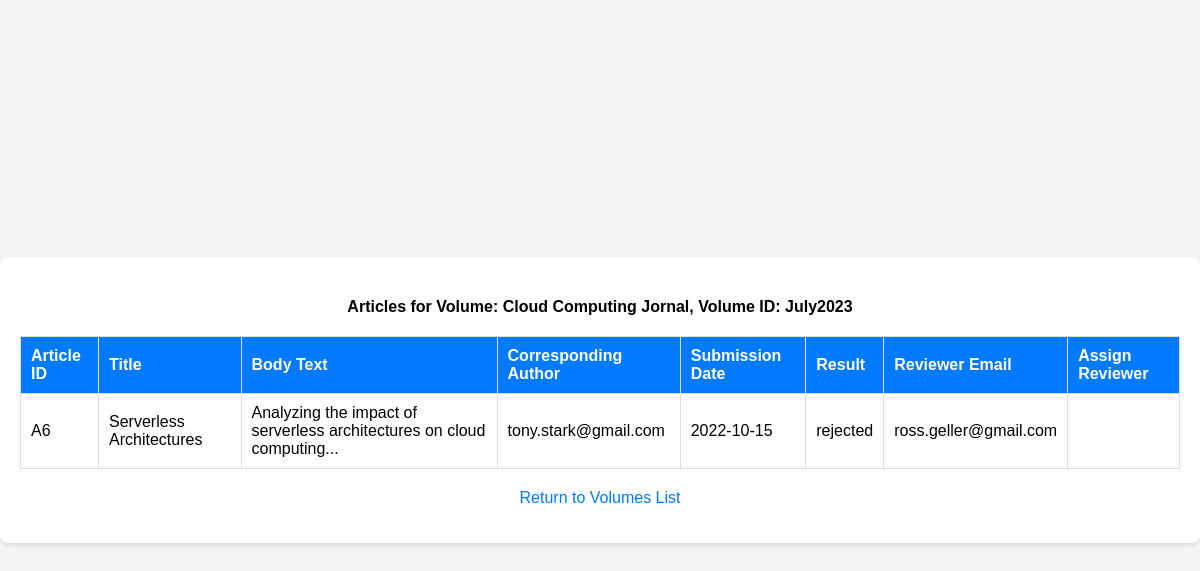
Page /PhpProject1/volumeArticles.php?volname=Cloud+Computing+Jornal&volid=July2023 on the committed database.
### tables this page shows
CREATE TABLE `articlereviews` (
  `id` varchar(10) NOT NULL,
  `email` varchar(200) NOT NULL,
  `scoreOfTheReviewer` float DEFAULT NULL
);

CREATE TABLE `article` (
  `id` varchar(10) NOT NULL,
  `volname` varchar(100) DEFAULT NULL,
  `volid` varchar(20) DEFAULT NULL,
  `title` varchar(500) NOT NULL,
  `bodyText` text NOT NULL,
  `correspAut` varchar(200) DEFAULT NULL,
  `submissionDate` date DEFAULT NULL,
  `result` varchar(10) DEFAULT NULL
);

### PhpProject1/volumeArticles.php (the view, shortened to what this page needs)
<?php
include "connection.php";
$volname = urldecode($_GET['volname']);
$volid = urldecode($_GET['volid']);
$sql = "SELECT a.id, a.title, a.bodytext, a.correspAut, a.submissionDate, a.result, ar.email
        FROM article a
        LEFT JOIN articleReviews ar ON a.id = ar.id
        WHERE a.volname = ? AND a.volid = ?";
$stmt = $conn->prepare($sql);
$stmt->bind_param("ss", $volname, $volid);
$stmt->execute();
$result = $stmt->get_result();
?>
<!DOCTYPE html>
<html lang="en">
<head>
</head>
<body>
    <div class="container">
<h4>Articles for Volume: <?php echo htmlspecialchars($volname); ?>, Volume ID: <?php echo htmlspecialchars($volid); ?></h4>
<table border="2" cellspacing="2" cellpadding="2">
    <tr>
        <th>Article ID</th>
        <th>Title</th>
        <th>Body Text</th>
        <th>Corresponding Author</th>
        <th>Submission Date</th>
        <th>Result</th>
        <th>Reviewer Email</th>
        <th>Assign Reviewer</th>
    </tr>
    <?php
    while ($row = mysqli_fetch_assoc($result)) {
        $id = htmlspecialchars($row["id"]);
        $title = htmlspecialchars($row["title"]);
        $bodytext = htmlspecialchars($row["bodytext"]);
        $correspAut = htmlspecialchars($row["correspAut"]);
        $submissionDate = htmlspecialchars($row["submissionDate"]);
        $result = htmlspecialchars($row["result"]);
        $reviewerEmail = htmlspecialchars($row["email"]);
        ?>
        <tr>
            <td><?php echo $id; ?></td>
            <td><?php echo $title; ?></td>
            <td><?php echo $bodytext; ?></td>
            <td><?php echo $correspAut; ?></td>
            <td><?php echo $submissionDate; ?></td>
            <td><?php echo $result; ?></td>
            <td><?php echo $reviewerEmail; ?></td>
            <td>
            </td>
        </tr>
        <?php
    }
    ?>
</table>
<p>
    <a href="journalVolumes.php?name=<?php echo urlencode($volname); ?>">Return to Volumes List</a>
</p>
</body>
</html>

### PhpProject1/volumeArticles.php (style rules this page uses)
body { font-family: Arial, sans-serif; background-color: #f4f4f4; margin: 0; padding: 0; display: flex; justify-content: center; align-items: center; height: 100vh; }
.container { background-color: #fff; border-radius: 8px; box-shadow: 0 2px 5px rgba(0, 0, 0, 0.1); padding: 20px; text-align: center; max-width: 1400px; width: 100%; }
h4 { margin-bottom: 20px; }
table { width: 100%; border-collapse: collapse; margin-bottom: 20px; }
table, th, td { border: 1px solid #ddd; }
th, td { padding: 10px; text-align: left; }
th { background-color: #007bff; color: #fff; }
a { color: #007bff; text-decoration: none; }
p { margin-top: 20px; }

### rows in the picture
articlereviews: id "A6", id.title "Serverless Architectures", id.bodyText "Analyzing the impact of serverless architectures on cloud computing...", id.correspAut "tony.stark@gmail.com", id.submissionDate "2022-10-15", id.result "rejected", email "ross.geller@gmail.com"

### other values in the picture
$volname "Cloud Computing Jornal"
$volid "July2023"
